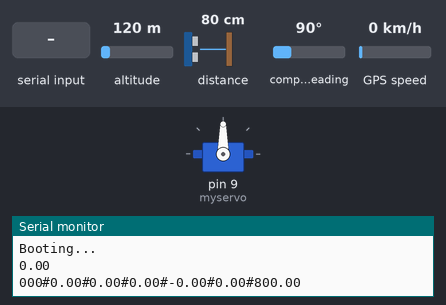
Simulated run of this sketch. Board: Arduino Uno, built with avr-gcc and run on an emulated ATmega328P. On the bench: servo, the last lines printed to the serial monitor. Inputs (shaded band) come from the test bench; at power-on: altitude 120 m, distance to the obstacle 80 cm, compass heading 90°, GPS speed 0 km/h. The GPS gets a fix after 3 s at 37.7749, -122.4194 with 8 satellites.

Above: at 1.7 s.
1.8 s: "03\n" received over Serial
At 3.9 s:
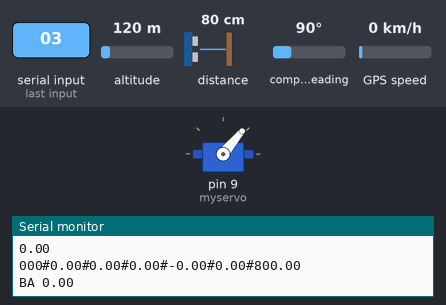
4.3 s: "02\n" received over Serial
6.6 s: "01\n" received over Serial
Timing chart, 0 to 9.6 s (numbered marks = the images above; inputs shaded):
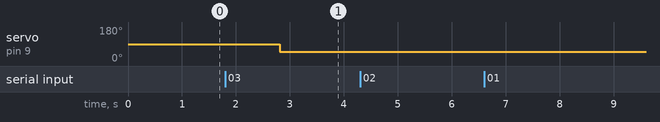

Measured:
- after the input at 1.8 s, servo on pin 9 (myservo): 90° → 50° after 1.0 s

The sketch:

gps_imu_height_v3.ino
```cpp
#include <SoftwareSerial.h>
#include "Adafruit_VL53L0X.h"
#include <TinyGPS++.h>
#include <SPI.h>
#include <Wire.h>
#include "I2Cdev.h"
#include "MPU6050.h"
#include <Servo.h>
MPU6050 accelgyro;
I2Cdev   I2C_M;

uint8_t buffer_m[6];

float pitch,roll,distance;
float backAngle,leftAngle,rightAngle;
int16_t ax, ay, az;
int16_t gx, gy, gz;
int16_t   mx, my, mz;

Servo myservo;  // crea el objeto servo
//Servo myservo2;  // crea el objeto servo
//Servo myservo3;  // crea el objeto servo


char inByte[25];

float heading;
float tiltheading;

float Axyz[3];
float Mxyz[3];


#define sample_num_mdate  5000

static float mx_centre = 0;
static float my_centre = 0;
static float mz_centre = 0;

float lattitude,longittude,speedd;
SoftwareSerial gpsSerial(4,3);//rx,tx
TinyGPSPlus gps;
Adafruit_VL53L0X lox = Adafruit_VL53L0X();

void setup()
{
  gpsSerial.begin(9600); // connect gps sensor
  Serial.begin(9600);  // the Serial port of Arduino baud rate.
  delay(500);
  myservo.attach(9);  // vincula el servo al pin digital 9
//  myservo2.attach(10);  // vincula el servo al pin digital 9
//  myservo3.attach(11);  // vincula el servo al pin digital 9

  Serial.println("Booting...");
    set_angle_back_foil(90);
    while (! Serial) {
  delay(1);
  }

  if (!lox.begin()) {
  Serial.println("Failed to boot VL53L0X");
  while(1);
  }

}

void loop()
{
  VL53L0X_RangingMeasurementData_t measure;

  delay(1000);

  lox.rangingTest(&measure, false); // pass in 'true' to get debug data printout!

  if (measure.RangeStatus != 4) {
  distance=measure.RangeMilliMeter;
  }

  delay(100);

   getAccel_Data();
   getTiltHeading();

  //while(1) ... break
   while (gpsSerial.available() > 0)
   { gps.encode(gpsSerial.read()); }

    if (gps.location.isUpdated())
    {
    lattitude=gps.location.lat();
    longittude=gps.location.lng();
    speedd = gps.speed.kmph();
    }


 //ENVIO DE DATOS CON EL FORMATO CORRECTO AL PUERTO SERIAL
 Serial.println(speedd);
   Serial.println(String("000")+"#"+ speedd +"#"+longittude+"#"+lattitude+"#"+pitch+"#"+roll+"#"+distance);

  //LEE DATOS SERIE
 if ( Serial.available()) {
    String serialResponse;
    String prefijo;
    String dato;
    String cadena;

    serialResponse = Serial.readStringUntil('\r\n');

    // Convert from String Object to String.
    Serial.readBytes(inByte, Serial.available());
    char buf[sizeof(inByte)];
    serialResponse.toCharArray(buf, sizeof(buf));
    char *p = buf;
    char *str;
    while ((str = strtok_r(p, "#", &p)) != NULL){ // delimiter is the semicolon
      cadena = str;
      prefijo = cadena.substring(0,2);
      dato = cadena.substring(2);
      switch(prefijo.toInt()){
          case 01:
            leftAngle=dato.toFloat();
            Serial.println(String("LA ")+leftAngle);
            set_angle_left_foil(leftAngle);
          break;
          case 02:
            rightAngle=dato.toFloat();
            Serial.println(String("RA ")+rightAngle);
            set_angle_right_foil(120);
          break;
          case 03:
            backAngle=dato.toFloat();
            Serial.println(String("BA ")+backAngle);
            set_angle_back_foil(backAngle);
          break;
      }
    }
  }


}

void set_angle_back_foil(float angle)
{
  if(angle > 120) angle = 110;
  if(angle < 50) angle=50;
  //varia la posicion de 0 a 180

  myservo.write(angle);


}

void set_angle_right_foil(float angle)
{

//  myservo2.write(angle);


}

void set_angle_left_foil(float angle)
{

//  myservo3.write(angle);


}

void getAccel_Data(void)
{
  accelgyro.getMotion9(&ax, &ay, &az, &gx, &gy, &gz, &mx, &my, &mz);
  Axyz[0] = (double) ax / 16384;
  Axyz[1] = (double) ay / 16384;
  Axyz[2] = (double) az / 16384;
}


void getTiltHeading(void)
{
   pitch = asin(-Axyz[0]);
   roll = asin(Axyz[1]/cos(pitch));
}
```
